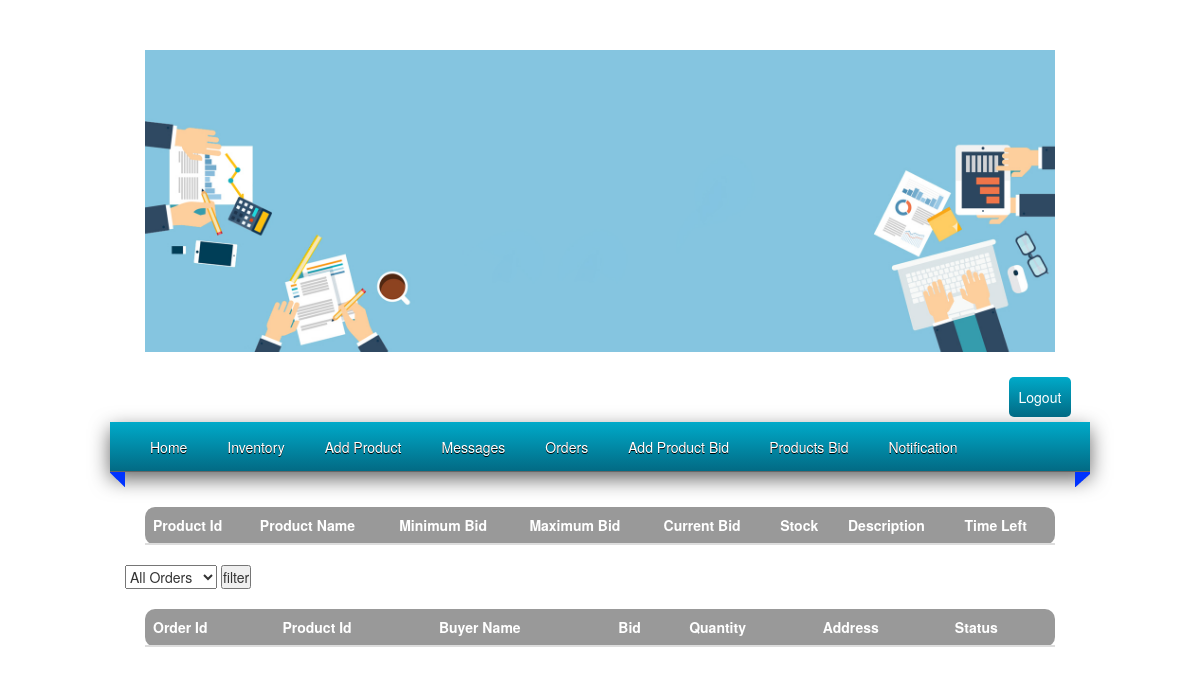
Page /admin/admin_productbid.php (signed in) on the earlier database version.
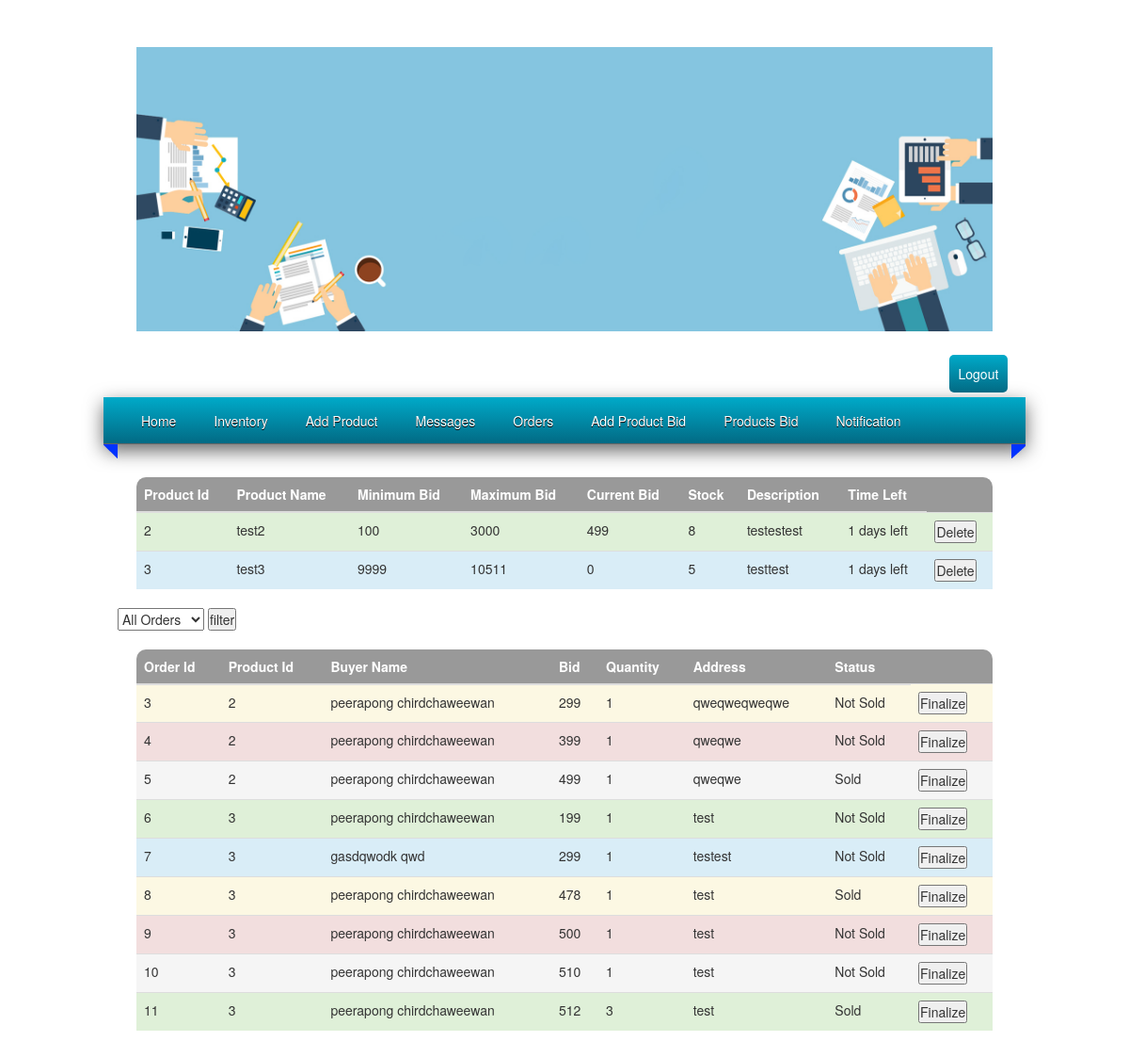
Same page on the later database version.
### tables this page shows
CREATE TABLE `productbid` (
  `productId` int(11) NOT NULL,
  `productName` varchar(30) NOT NULL,
  `maxbid` float NOT NULL,
  `minbid` float NOT NULL,
  `quantity` int(11) NOT NULL,
  `sellerUsr` varchar(30) NOT NULL,
  `descp` varchar(150) NOT NULL,
  `currBid` float NOT NULL,
  `expiry` date DEFAULT NULL
);

CREATE TABLE `ordersbid` (
  `OrderId` int(11) NOT NULL,
  `BuyerUsr` varchar(30) NOT NULL,
  `SellerUsr` varchar(30) NOT NULL,
  `Amount` float NOT NULL,
  `Address` varchar(100) NOT NULL,
  `productId` int(11) NOT NULL,
  `Quantity` int(11) NOT NULL,
  `status` int(11) NOT NULL DEFAULT '0'
);

### admin/admin_productbid.php (the view, shortened to what this page needs)
<?php
$name = 'gas';
$i = 0;
$color = array("active", "success", "info", "warning", "danger");
?>
<!doctype html>
<html lang="en">
  <head>
    <link rel="stylesheet" href="../css/bootstrap.min.css">
    <link rel="stylesheet" href="style/style.css"/>
  </head>
  <body>
    <div id="main_wrapper">
      <div id="header">
        <?php include_once '../templates/admin_header.php';?>
        <a id="logout"href="admin_logout.php">
          <div class="btn btn-default logout">Logout
          </div>
        </a>
        <?php include_once '../templates/admin_nav.php';?>
      </div>
      <div class="messages">
      <form name='myproducts' method="POST" action="deleteproductbid.php" >
        <table class="table" width="1000px" style="border-radius:10px; background: rgba(0,0,0,0.4)">
          <thead>
            <tr style="color: #ffffff">
                <th>Product Id</th>
                <th>Product Name</th>
                <th>Minimum Bid</th>
                <th>Maximum Bid</th>
                <th>Current Bid</th>
                <th>Stock</th>
                <th>Description</th>
                <th>Time Left</th>
            </tr>
          </thead>
          <tbody>
            <?php
include '../scripts/connect.php';
$query = "SELECT * FROM productbid where sellerUsr='$name';";
$result = mysqli_query($con, $query);
while ($row = mysqli_fetch_array($result)) {
    $id = $row['productId'];
    $productname = $row['productName'];
    $min = $row['minbid'];
    $max = $row['maxbid'];
    $currbid = $row['currBid'];
    $quatity = $row['quantity'];
    $des = $row['descp'];
    $d1 = date_create($row['expiry']);
    $d2 = date_create(date('d-m-Y'));
    $diff = date_diff($d2, $d1);
    if ($diff->format("%R%a") < 0) {
        $diff = 'Expired';
        $row['productId'] = -1;
    } else if ($diff->format("%R%a") == 0) {
        $diff = 'Last Day';
    } else {
        $diff = $diff->format("%a") . ' days left';
    }
    ?>
            <tr class="<?php
$i++;
    echo $color[$i % 5]?>">
              <td>
                <?php echo $id; ?>
              </td>
              <td>
                <?php echo $productname; ?>
              </td>
              <td>
                <?php echo $min; ?>
              </td>
              <td>
                <?php echo $max; ?>
              </td>
              <td>
                <?php echo $currbid; ?>
              </td>
              <td>
                <?php echo $quatity; ?>
              </td>
              <td>
                <?php echo $des; ?>
              </td>
              <td>
                <?php echo $diff; ?>
              </td>
              <td> <?php
echo "<button type='submit' name='Delete' value=" . $row['productId'] . ">Delete</button>"
    ?></td>
            </tr>
            <?php
}
?>
          </tbody>
        </table>
</form>
      </div>
      <form method="post" action="admin_productbid.php">
        <select name='filter'>
         <option  value="ALL">All Orders</option>
        </select>
        <input type="Submit" value='filter'>
        </form>
      <div class="messages">
      <form name='myorders' method="POST" action="finalize.php" >
        <table class="table" width="1000px" style="border-radius:10px; background: rgba(0,0,0,0.4)">
          <thead>
            <tr style="color: #ffffff">
                <th>Order Id</th>
                <th>Product Id</th>
                <th>Buyer Name</th>
                <th>Bid</th>
                <th>Quantity</th>
                <th>Address</th>
                <th>Status</th>
            </tr>
          </thead>
          <tbody>
            <?php
$filter = "";
if ($filter == "ALL" || !isset($_POST['filter'])) {
    $query = "SELECT * FROM ordersbid where SellerUsr='$name';";
} else if ($filter == "MY") {
    $query = "SELECT * FROM productbid where SellerUsr='$name';";
} else if ($filter == "Sat") {
    $query = "SELECT * FROM ordersbid WHERE SellerUsr='$name' and status=1;";
} else if ($filter == "UnSat") {
    $query = "SELECT * FROM ordersbid WHERE SellerUsr='$name' and status=0;";
}
mysqli_query($con, $query) or die("Query Failed");
$result = mysqli_query($con, $query);
while ($row = mysqli_fetch_array($result)) {
    $id = $row['OrderId'];
    $productid = $row['productId'];
    $user = $row['BuyerUsr'];
    $amount = $row['Amount'];
    $quatity = $row['Quantity'];
    $address = $row['Address'];
    ?>
            <tr class="<?php
$i++;
    echo $color[$i % 5]?>">
              <td>
                <?php echo $id; ?>
              </td>
              <td>
                <?php echo $productid; ?>
              </td>
              <td>
                <?php echo $user; ?>
              </td>
              <td>
                <?php echo $amount; ?>
              </td>
              <td>
                <?php echo $quatity; ?>
              </td>
              <td>
                <?php echo $address; ?>
              </td>
              <?php
if ($row['status'] == 0) {
        echo '<td> Not Sold </td>';
    } else {
        echo '<td> Sold </td>';
    }
    echo "<td> <button id='submit' type='submit' name='Final' value=" . $row['OrderId'] . ">Finalize</button></td>";
    ?>
            </tr>
            <?php
}
?>
          </tbody>
        </table>
      </div>
    </div>
  </body>
</html>

### templates/admin_header.php
<header id="main_header">
    <table width="910" cellpadding="0" cellspacing="0" border="0">
        <tr>
            <a href="index.php"><img src="../images/logo.jpg" alt="" width="100%" height="120%" border=""/></a></td>
        </tr>
    </table>
</header>

### templates/admin_nav.php
<nav id="main_menu">
    <a href="index.php">
        <div id="page">Home</div>
    </a>
    <a href="admin_inventory.php">
        <div id="page">Inventory</div>
    </a>
    <a href="add_product.php">
        <div id="page">Add Product</div>
    </a>
    <a href="admin_messages.php">
        <div id="page">Messages</div>
    </a>
    <a href="admin_orders.php">
        <div id="page">Orders</div>
    </a>
    <a href="add_product_bid.php">
        <div id="page">Add Product Bid</div>
    </a>
    <a href="admin_productbid.php">
        <div id="page">Products Bid</div>
    </a>
    <a href="notification.php">
        <div id="page">Notification</div>
    </a>
</nav>
<div id="down_menu"></div>

### admin/style/style.css (style rules this page uses)
* { padding: 0px; margin: 0px; }
body { background: url(../../css/back.jpg) no-repeat center center fixed; -webkit-background-size: cover; }
#main_header { width: 950px; padding: 20px; }
#main_menu { width: 960px; padding-left: 20px; height: 50px; margin-left: -15px; border-bottom: 1px #666666 solid; text-shadow: 0 1px 0 black; background: #000; background: -webkit-linear-gradient(top, #00aac9, #026a84); background: -moz-linear-gradient(top, #00aac9, #026a84); box-shadow: 0px 7px 20px #666; }
.logout { background: #026a84; padding: 10px; border-radius: 5px; margin: 5px; color: white; border: 0px; margin-left: 93%; background: -webkit-linear-gradient(top, #00aac9, #026a84); }
#logout { text-decoration: none; }
#down_menu { width: 980px; height: 15px; margin-left: -15px; background: url("bg_m.png"); }
#page { float: left; padding: 15px 20px; font-size: 14px; color: white; }
#main_wrapper { width: 950px; margin: 30px auto 30px; }
#header { background: #ffffff; }

### admin/admin_productbid.php (style rules this page uses)
.messages { margin: 20px; }
#main_menu { width: 980px; }

Differences in the rows shown:
added productbid: productId "2", productName "test2", minbid "100", maxbid "3000", currBid "499", quantity "8", descp "testestest", expiry "1 days left"
added productbid: productId "3", productName "test3", minbid "9999", maxbid "10511", currBid "0", quantity "5", descp "testtest", expiry "1 days left"
added ordersbid: OrderId "3", productId "2", BuyerUsr "peerapong chirdchaweewan", Amount "299", Quantity "1", Address "qweqweqweqwe", status "Not Sold"
added ordersbid: OrderId "4", productId "2", BuyerUsr "peerapong chirdchaweewan", Amount "399", Quantity "1", Address "qweqwe", status "Not Sold"
added ordersbid: OrderId "5", productId "2", BuyerUsr "peerapong chirdchaweewan", Amount "499", Quantity "1", Address "qweqwe", status "Sold"
added ordersbid: OrderId "6", productId "3", BuyerUsr "peerapong chirdchaweewan", Amount "199", Quantity "1", Address "test", status "Not Sold"
added ordersbid: OrderId "7", productId "3", BuyerUsr "gasdqwodk qwd", Amount "299", Quantity "1", Address "testest", status "Not Sold"
added ordersbid: OrderId "8", productId "3", BuyerUsr "peerapong chirdchaweewan", Amount "478", Quantity "1", Address "test", status "Sold"
added ordersbid: OrderId "9", productId "3", BuyerUsr "peerapong chirdchaweewan", Amount "500", Quantity "1", Address "test", status "Not Sold"
added ordersbid: OrderId "10", productId "3", BuyerUsr "peerapong chirdchaweewan", Amount "510", Quantity "1", Address "test", status "Not Sold"
added ordersbid: OrderId "11", productId "3", BuyerUsr "peerapong chirdchaweewan", Amount "512", Quantity "3", Address "test", status "Sold"
